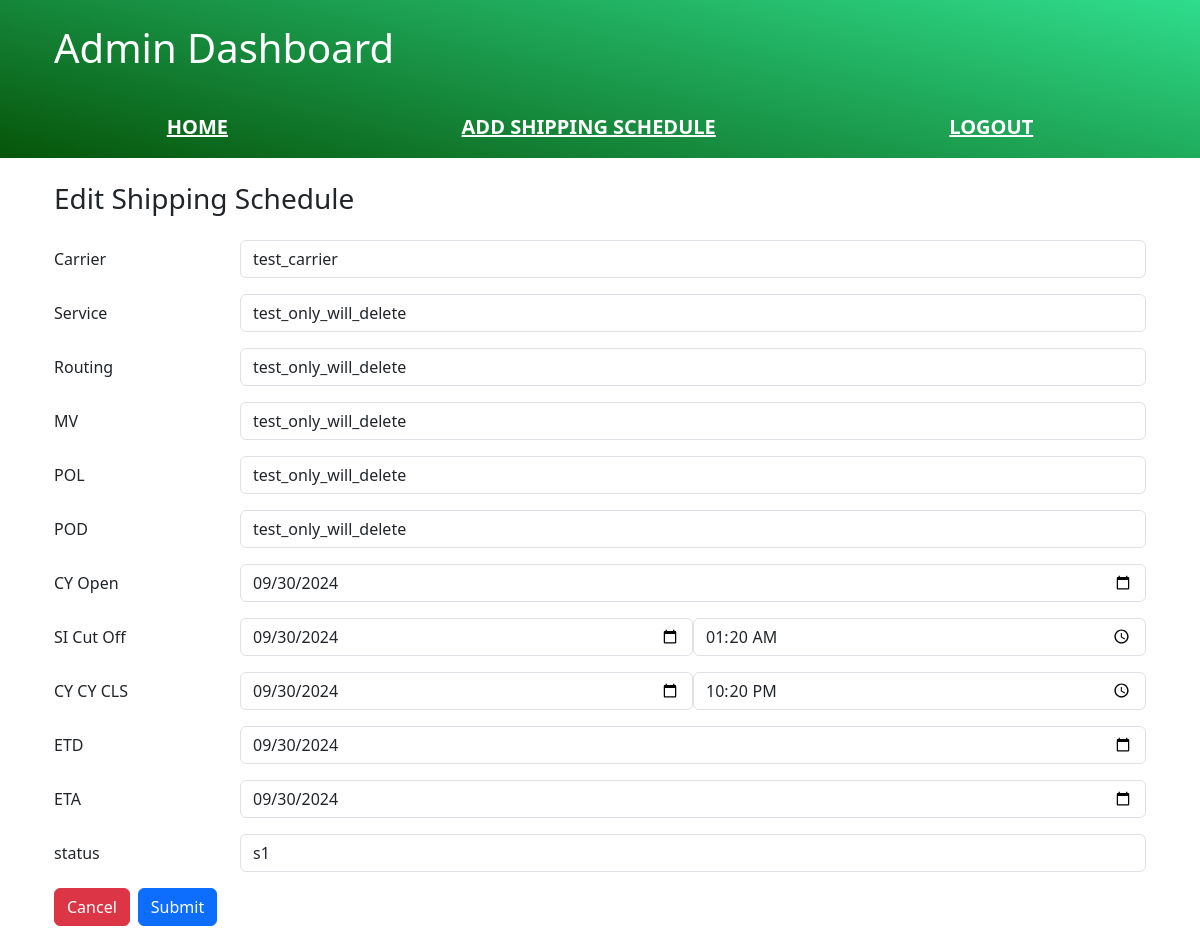
The app's page /admin/edit_shipping_schedule/7 (signed in), older data.
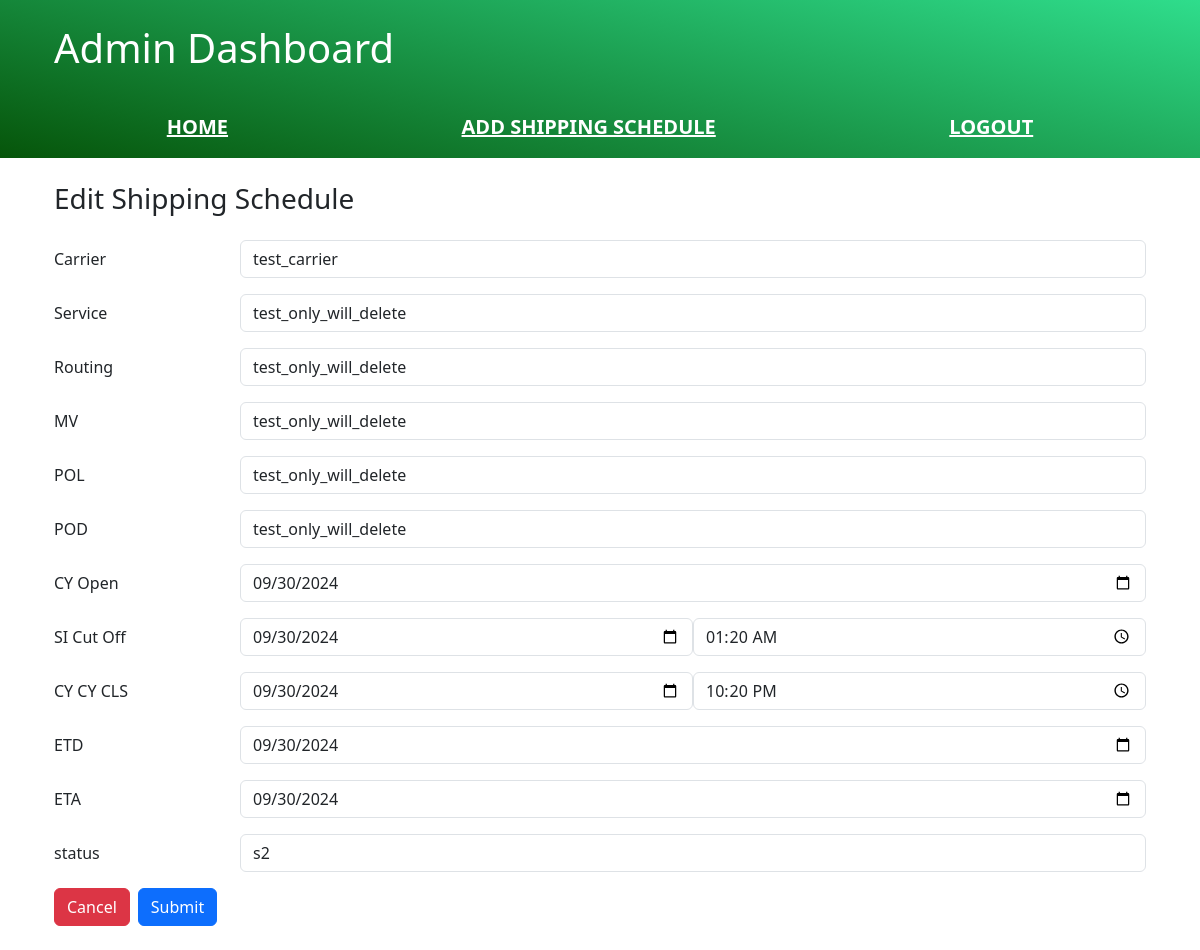
The same page, newer data.
### app/model.py (models this page shows, shortened)
class Data_shipping_schedule(db.Model):
    __tablename__ = 'data_shipping_schedule'
    id = db.Column(db.Integer, primary_key=True)
    carrier = db.Column(db.String(100), nullable= False)                                    #   Shipping company
    service = db.Column(db.String(100), nullable=False)                                     #   Shipping service
    routing = db.Column(db.String(100), nullable=False)                                     #   Routing
    MV = db.Column(db.String(100), nullable=False)                                          #   Master vessel (ship name)
    POL = db.Column(db.String(100), nullable=False)                                         #   Port of loading
    POD = db.Column(db.String(100), nullable=False)                                         #   Port of discharge
    CY_Open = db.Column(db.DateTime, nullable=False)                                        #   Container yard open (should be in datetime format)
    SI_Cut_Off = db.Column(db.DateTime, nullable=False)                                     #   Shipping information off (should be in datetime format)
    CY_CY_CLS = db.Column(db.DateTime, nullable=False)                                      #   Closing date (should be in datetime format)
    ETD =  db.Column(db.DateTime, nullable=False)                                           #   Estimated Time of Departure (should be in datetime format)
    ETA =  db.Column(db.DateTime, nullable=False)                                           #   Estimated Time of Arrival (should be in datetime format)
    date_created = db.Column(db.DateTime, default=datetime.utcnow)
    status = db.Column(db.String(20), nullable=False)                                       # Status s1 -> s2 -> s3
    bookings = db.relationship('Data_booking', backref='data_shipping_schedule', lazy=True)
    confirm_orders = db.relationship('Data_confirm_order', backref='data_shipping_schedule', uselist=False)
    user_id = db.Column(db.Integer, db.ForeignKey('user_data.id'), nullable=False)

### app/routes/admin.py (the view, shortened to what this page needs)
@admin.route("/edit_shipping_schedule/<int:id>", methods=["GET", "POST"])
@login_required
@role_required("admin")
def edit_shipping_data(id):
    shipping_data = Data_shipping_schedule.query.get_or_404(id)
    return render_template("shipping_schedule.html", mode="Edit", data=shipping_data)

### app/restriction.py (called while the page is built)
def role_required(rank):
    def decorator(func):
        @wraps(func)
        def decorated_view(*args, **kwargs):
            if not current_user.is_authenticated or current_user.rank != rank:
                abort(403)  # Forbidden
            return func(*args, **kwargs)
        return decorated_view
    return decorator

### driver.py (called while the page is built)
@login_manager.user_loader
def load_user(user_id):
    return User_data.query.get(int(user_id))

### templates/shipping_schedule.html (shortened to what this page needs)
{% extends 'base.html' %}
{% from '_render_input.html' import render_input_text, render_input_date, render_input_datetime %}
{% block body %}
{% include 'header.html' %}
<section class="container p-4">
  <h3>{{ mode }} Shipping Schedule</h3>
  <form method="POST" class="mt-4">
    {{ render_input_text(name='Carrier', id='carrier', required=True, value=data.carrier) }}
    {{ render_input_text(name='Service', id='service', required=True, value=data.service) }}
    {{ render_input_text(name='Routing', id='routing', required=True, value=data.routing) }}
    {{ render_input_text(name='MV', id='MV', required=True, value=data.MV) }}
    {{ render_input_text(name='POL', id='POL', required=True, value=data.POL) }}
    {{ render_input_text(name='POD', id='POD', required=True, value=data.POD) }}
    {{ render_input_date(name='CY Open', id='CY_Open', required=True, value=data.CY_Open) }}
    {{ render_input_datetime(name='SI Cut Off', id='SI_Cut_Off', required=True, value=data.SI_Cut_Off) }}
    {{ render_input_datetime(name='CY CY CLS', id='CY_CY_CLS', required=True, value=data.CY_CY_CLS) }}
    {{ render_input_date(name='ETD', id='ETD', required=True, value=data.ETD) }}
    {{ render_input_date(name='ETA', id='ETA', required=True, value=data.ETA) }}
    {% if current_user.rank=='admin' %}
    {{ render_input_text(name='status', id='status', required=True, value=data.status) }}
    {% endif %}
    <div class="d-inline-flex gap-2">
      <a class="btn btn-danger" href="javascript:history.back()">Cancel</a>
      <input class="btn btn-primary" type="submit" value="Submit" />
    </div>
  </form>
</section>
{% endblock %}

### templates/_render_input.html (shortened to what this page needs)
{% macro render_input_text(name='', id='', value='', required=False) %}
<div class="mb-3 row align-items-baseline">
  <label class="col-sm-2" for="{{ id }}">{{ name }}</label>
  <div class="col-sm-10">
    <input class="form-control" type="text" name="{{ id }}" id="{{ id }}" value="{{ value }}" {% if required %} required
      {% endif %} />
  </div>
</div>
{% endmacro %}
{% macro render_input_date(name='', id='', value='', required=False) %}
<div class="mb-3 row align-items-baseline">
  <label class="col-sm-2" for="{{ id }}">{{ name }}</label>
  <div class="col-sm-10">
    <input class="form-control" type="date" name="{{ id }}" id="{{ id }}" value="{{ value.date() }}" {% if required %}
      required {% endif %} />
  </div>
</div>
{% endmacro %}
{% macro render_input_datetime(name='', id='', value='', required=False) %}
<div class="mb-3 row align-items-baseline">
  <label class="col-sm-2" for="{{ id }}">{{ name }}</label>
  <div class="col-sm-10 d-flex">
    <input class="form-control" type="date" name="{{ id }}" id="{{ id }}" value="{{ value.date() }}" {% if required %}
      required {% endif %} />
    <input class="form-control" type="time" name="{{ id }}_Time" id="{{ id }}_Time"
      value="{{ value.strftime('%H:%M') }}" {% if required %} required {% endif %} />
  </div>
</div>
{% endmacro %}

Row changes from the older to the newer data that the page shows:
changed Data_shipping_schedule "test_carrier": status "s1" → "s2"
